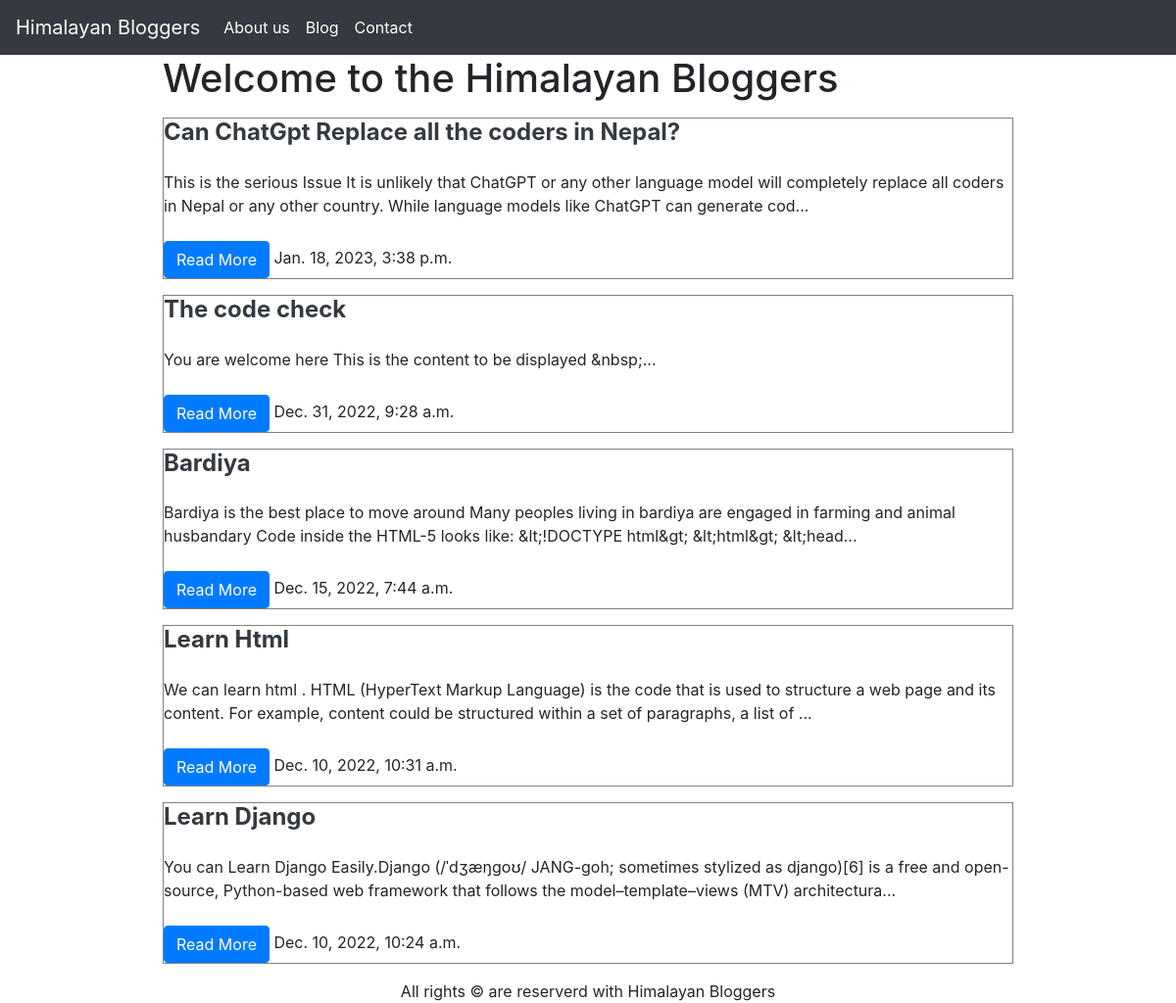
Screenshot of /blog/ with the database file from the repository.
### blog/models.py (models this page shows, shortened)
class Blog(models.Model):
    sno = models.AutoField(primary_key=True)
    title = models.CharField(max_length=200)
    content = models.TextField()
    slug = models.CharField(max_length=100)
    time = models.DateTimeField(auto_now_add=True)

### blog/views.py (the view)
# urls.py: 2. Add a URL to urlpatterns:  path('blog/', include('blog.urls'))
def blog(request):
    blogs = Blog.objects.all()
    context = {
        'blogs': blogs
    }
    return render(request, 'blog/bloghome.html', context)

### templates/blog/bloghome.html (shortened to what this page needs)
{% extends 'blog/base.html' %}
{% load static %}
{% block css_files %}
<link rel="stylesheet" href="{% static 'blog/css/homepost.css' %}">
{% endblock css_files %}
{% block body %}
<div class="container">
    <h1>Welcome to the Himalayan Bloggers</h1>
    {% for blog in blogs reversed %}
      <div class="my-3" style="border: 1px solid gray; background-color: white;">
        <h3 class="text-dark" style="font-size: 1.5em; font-weight: bold;">
          <a href="/blogpost/{{blog.slug}}" class="text-dark">{{blog.title}}</a>
        </h3>
        <div class="my-4">
          {{blog.content|striptags|slice:200}}...
        </div>
        <a href="/blogpost/{{blog.slug}}" class="text-dark">
          <button class="btn btn-primary">Read More</button>
        </a>
        {{blog.time}}
      </div>
    {% endfor %}
  </div>
{% endblock body %}

### templates/blog/base.html (shortened to what this page needs)
<!doctype html>
<html lang="en">
  <head>
    <link rel="stylesheet" href="https://cdn.jsdelivr.net/npm/bootstrap@4.3.1/dist/css/bootstrap.min.css">
    {% block css_files %}
    {% endblock css_files %}
  </head>
  <body>
    <nav class="navbar navbar-expand navbar-dark bg-dark">
        <a class="navbar-brand" href="/">Himalayan Bloggers</a>
        <div class="collapse navbar-collapse" id="navbarSupportedContent">
          <ul class="navbar-nav mr-auto">
            <li class="nav-item active">
              <a class="nav-link" href="{% url 'Ghar' %}">About us<span class="sr-only">(current)</span></a>
            </li>
            <li class="nav-item active">
              <a class="nav-link" href="/blog">Blog</a>
            </li>
            <li class="nav-item active">
              <a class="nav-link" href="/contact">Contact</a>
            </li>
          </ul>
        </div>
      </nav>
    {% block body %}{% endblock body %}
    <footer style="text-align: center;">
      All rights &copy; are reserverd with Himalayan Bloggers
</footer>
    </body>
</html>

### staticfiles/blog/css/homepost.css (style rules this page uses)
.container { max-width: 900px; padding: 0 1em; }
.text-dark { color: #333; }

### rows the page displays
Blog: title "Can ChatGpt Replace all the coders in Nepal?", content "This is the serious Issue It is unlikely that ChatGPT or any other language model will completely replace all coders in Nepal or any other country. While language models like ChatGPT can generate cod", time "Jan. 18, 2023, 3:38 p.m."
Blog: title "The code check", content "You are welcome here This is the content to be displayed &nbsp;", time "Dec. 31, 2022, 9:28 a.m."
Blog: title "Bardiya", content "Bardiya is the best place to move around Many peoples living in bardiya are engaged in farming and animal husbandary Code inside the HTML-5 looks like: &lt;!DOCTYPE html&gt; &lt;html&gt; &lt;head", time "Dec. 15, 2022, 7:44 a.m."
Blog: title "Learn Html", content "We can learn html . HTML (HyperText Markup Language) is the code that is used to structure a web page and its content. For example, content could be structured within a set of paragraphs, a list of", time "Dec. 10, 2022, 10:31 a.m."
Blog: title "Learn Django", content "You can Learn Django Easily.Django (/ˈdʒæŋɡoʊ/ JANG-goh; sometimes stylized as django)[6] is a free and open-source, Python-based web framework that follows the model–template–views (MTV) architectura", time "Dec. 10, 2022, 10:24 a.m."
